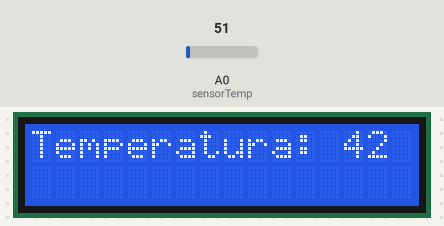
A sketch run on a simulated Arduino Uno, built with avr-gcc and run on an emulated ATmega328P. On the bench: 16×2 character LCD. The test bench sets the inputs (shaded band); at power-on: A0 (sensorTemp) = 51.

Above: at 1.2 s.
1.3 s: A0 (sensorTemp) set to 61
At 2.5 s:
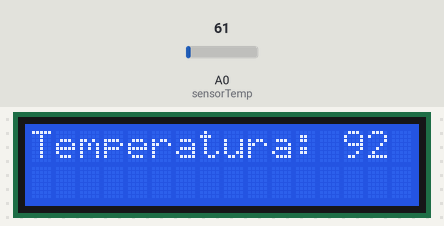
2.8 s: A0 (sensorTemp) set to 71
At 3.9 s:
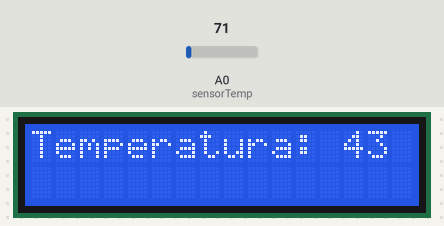
4.3 s: A0 (sensorTemp) set to 86
At 5.0 s:
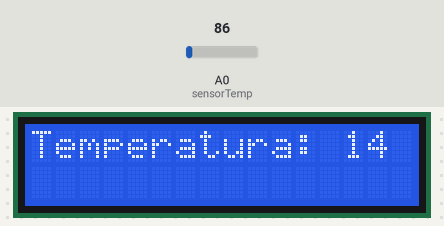
Timing chart, 0 to 7.3 s (numbered marks = the images above; inputs shaded):
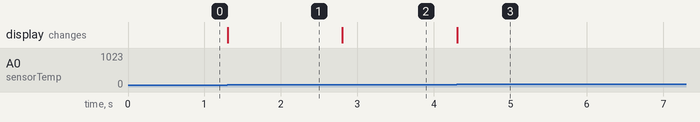

Measured:
- after the input at 1.3 s, the display: changes at once (image 1)
- after the input at 2.8 s, the display: changes at once (image 2)
- after the input at 4.3 s, the display: changes at once (image 3)

The sketch:

6.ino
```cpp
/*
Realizar con el Display LCD la aplicación del punto 2)
Realizar un programa que lea la temperatura ambiente a través del sensor LM35 y la
muestre en el display de 2 dígitos de 7 segmentos.
*/
#include <LiquidCrystal.h>
#define sensorTemp A0

float temperatura = 0;
int numeros[] = {0, 0};

const int rs = 8, en = 2, d4 = 10, d5 = 11, d6 = 12, d7 = 13;
LiquidCrystal lcd (rs, en, d4, d5, d6, d7);

void lecturaSensor(){
  float lectura = analogRead(sensorTemp);
  temperatura = (5 * lectura * 100) / 1024; // Conversion a celcius

  numeros[1] = (int)temperatura / 10; // Decena
  numeros[0] = (int)temperatura % 10; // Unidad
}

void setup(){
  lcd.begin(16, 2);

  Serial.begin(9600);
}

void loop(){
  lecturaSensor();
  lcd.setCursor(0, 0);
  lcd.print("Temperatura: ");
  lcd.print(numeros[0]);
  lcd.print(numeros[1]);
}
```
